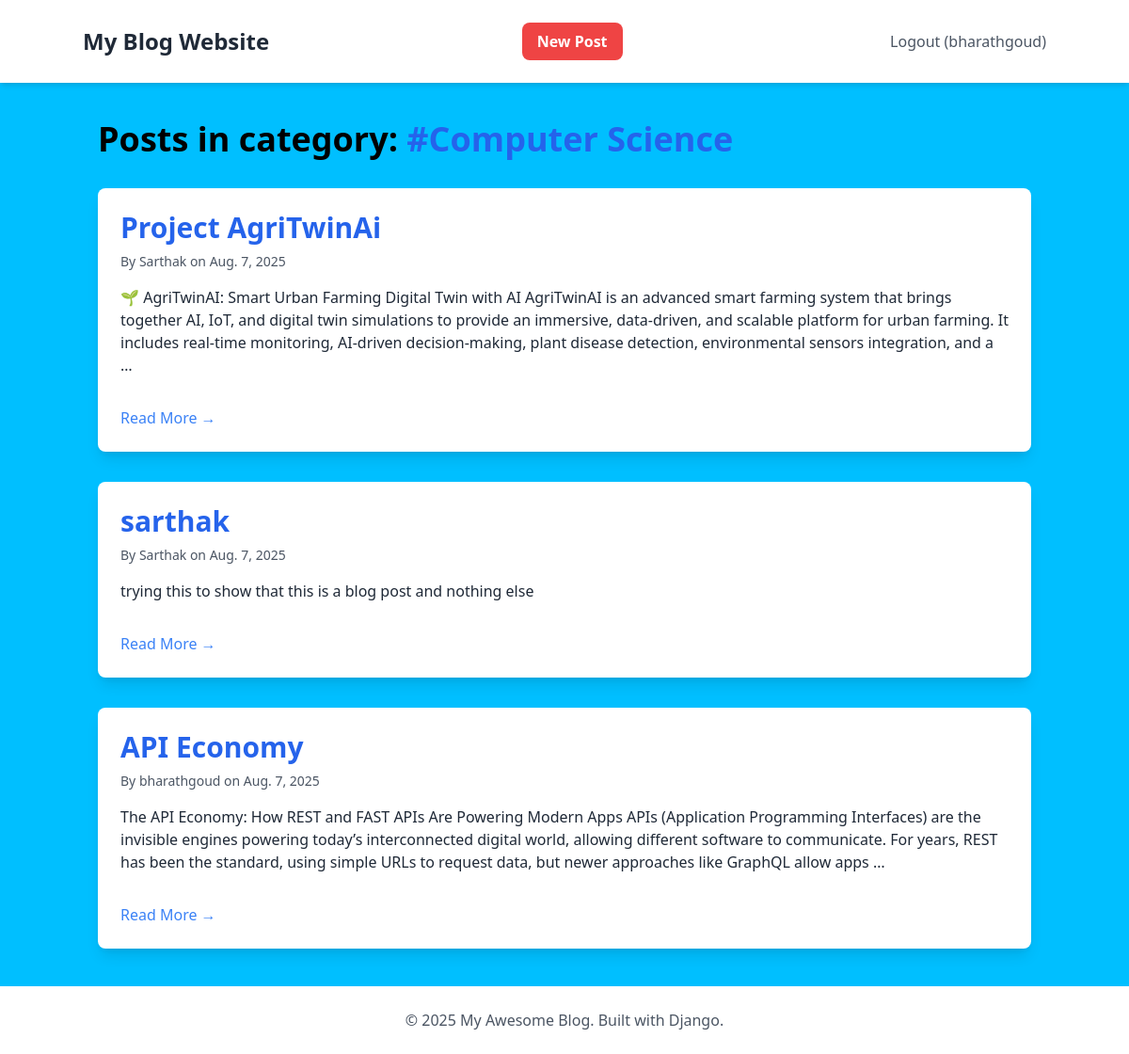
Page /category/Computer Science/ (signed in) on the committed database.
### blog/models.py (models this page shows, shortened)
class Category(models.Model):
    name = models.CharField(max_length=100)

class Post(models.Model):
    title = models.CharField(max_length=255)
    content = models.TextField()
    author = models.ForeignKey(User, on_delete=models.CASCADE)
    created_on = models.DateTimeField(auto_now_add=True)
    last_modified = models.DateTimeField(auto_now=True)
    categories = models.ManyToManyField(Category, related_name='posts')

### blog/views.py (the view)
# urls.py: path('category/<str:category_name>/', views.posts_by_category, name='posts_by_category'),
def posts_by_category(request, category_name):
    category = get_object_or_404(Category, name=category_name)
    posts = Post.objects.filter(categories=category).order_by('-created_on')
    context = {'category': category, 'posts': posts}
    return render(request, 'blog/post_by_category.html', context)

### blog/templates/blog/post_by_category.html
{% extends "blog/base.html" %}
{% block content %}
<h1 class="text-4xl font-bold mb-8">Posts in category: <span class="text-blue-600">#{{ category.name }}</span></h1>
<div class="space-y-8">
    {% for post in posts %}
    <div class="bg-white p-6 rounded-lg shadow-lg hover:shadow-xl transition-shadow duration-300">
        <h2 class="text-3xl font-bold mb-2">
            <a href="{% url 'post_detail' post.pk %}" class="text-blue-600 hover:text-blue-800">{{ post.title }}</a>
        </h2>
        <p class="text-gray-600 text-sm mb-4">
            By {{ post.author.username }} on {{ post.created_on.date }}
        </p>
        <div class="text-gray-800 mb-4">
            {{ post.content|truncatewords:50|linebreaks }}
        </div>
        <a href="{% url 'post_detail' post.pk %}" class="text-blue-500 hover:underline mt-4 inline-block">Read More &rarr;</a>
    </div>
    {% empty %}
    <p class="text-gray-600">There are no posts in this category yet.</p>
    {% endfor %}
</div>
{% endblock content %}

### blog/templates/blog/base.html (shortened to what this page needs)
<!DOCTYPE html>
<html lang="en">
<head>
    <script src="https://cdn.tailwindcss.com"></script>
</head>
<body style="background-color: deepskyblue" class="bg-gray-100 font-sans leading-normal tracking-normal">
    <nav class="bg-white p-6 shadow-md">
        <div class="container mx-auto flex justify-between items-center">
            <a href="{% url 'post_list' %}" class="text-2xl font-bold text-gray-800">My Blog Website</a>
                    <a href="{% url 'post_create' %}" class="bg-red-500 text-white font-bold py-2 px-4 rounded-lg hover:bg-blue-700 transition-colors mr-4">New Post</a>
            <div>
                {% if user.is_authenticated %}
                    <a href="{% url 'logout' %}" class="text-gray-600 hover:text-gray-800">Logout ({{ user.username }})</a>
                {% else %}
                    <a href="{% url 'login' %}" class="text-gray-600 hover:text-gray-800">Login</a>
                {% endif %}
            </div>
        </div>
    </nav>
    <div class="container mx-auto mt-10 px-4">
        {% block content %}
        {% endblock content %}
    </div>
    <footer class="bg-white p-6 mt-10 shadow-md">
        <div class="container mx-auto text-center text-gray-600">
            <p>&copy; 2025 My Awesome Blog. Built with Django.</p>
        </div>
    </footer>
</body>
</html>

### rows in the picture
Category: name "Computer Science"
Post: title "Project AgriTwinAi", author.username "Sarthak", created_on "Aug. 7, 2025", content "🌱 AgriTwinAI: Smart Urban Farming Digital Twin with AI AgriTwinAI is an advanced smart farming system that brings together AI, IoT, and digital twin simulations to provide an immersive, data-driven, and scalable platform for urban farming. It includes real-time monitoring, AI-driven decision-making, plant disease detection, environmental sensors integration, and a …"
Post: title "sarthak", author.username "Sarthak", created_on "Aug. 7, 2025", content "trying this to show that this is a blog post and nothing else"
Post: title "API Economy", author.username "bharathgoud", created_on "Aug. 7, 2025", content "The API Economy: How REST and FAST APIs Are Powering Modern Apps APIs (Application Programming Interfaces) are the invisible engines powering today’s interconnected digital world, allowing different software to communicate. For years, REST has been the standard, using simple URLs to request data, but newer approaches like GraphQL allow apps …"

### other values in the picture
{{ user.username }} "bharathgoud"
